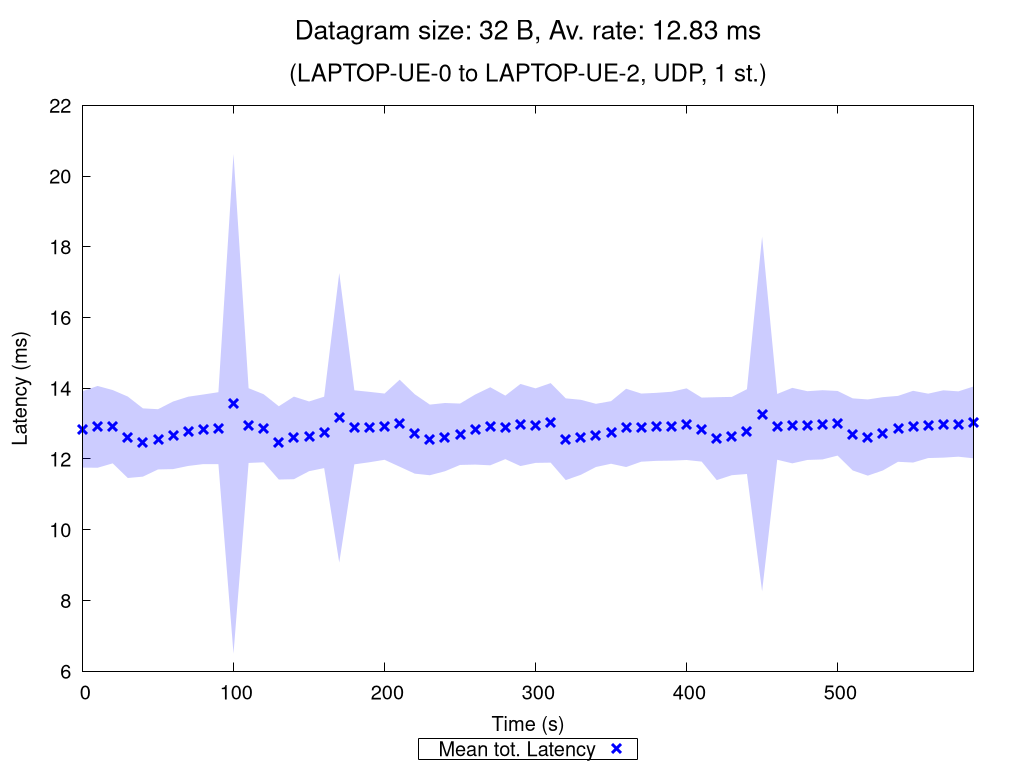

The gnuplot source for this figure:
set terminal pngcairo nocrop enhanced size 1024,768 font "Verdana,15"
set output "UDP_1_st_2020_10_12_01-37-11_one2two_00032B.png"

set title "{/=20 Datagram size: 32 B, Av. rate: 12.83 ms}\n\n{/=18 (LAPTOP-UE-0 to LAPTOP-UE-2, UDP, 1 st.)}"

set xlabel "Time (s)"
set ylabel "Latency (ms)"
set ytics nomirror
set key bmargin center horizontal box samplen 1 width -1
set bmargin 4.6
set rmargin 4.5

rf = 1.0  # rate factor
set style fill transparent solid 0.2 noborder
set autoscale xfix
plot "UDP_1_st_2020_10_12_01-37-11_one2two_00032B_iperf_processed.dat" using 1:($2/rf-$3/rf):($2/rf+$3/rf) with filledcurves lc rgb "blue" notitle, \
     "" using 1:($2/rf) with points pt 2 ps 1.5 lw 3 lc rgb "blue" title "Mean tot. Latency", \
